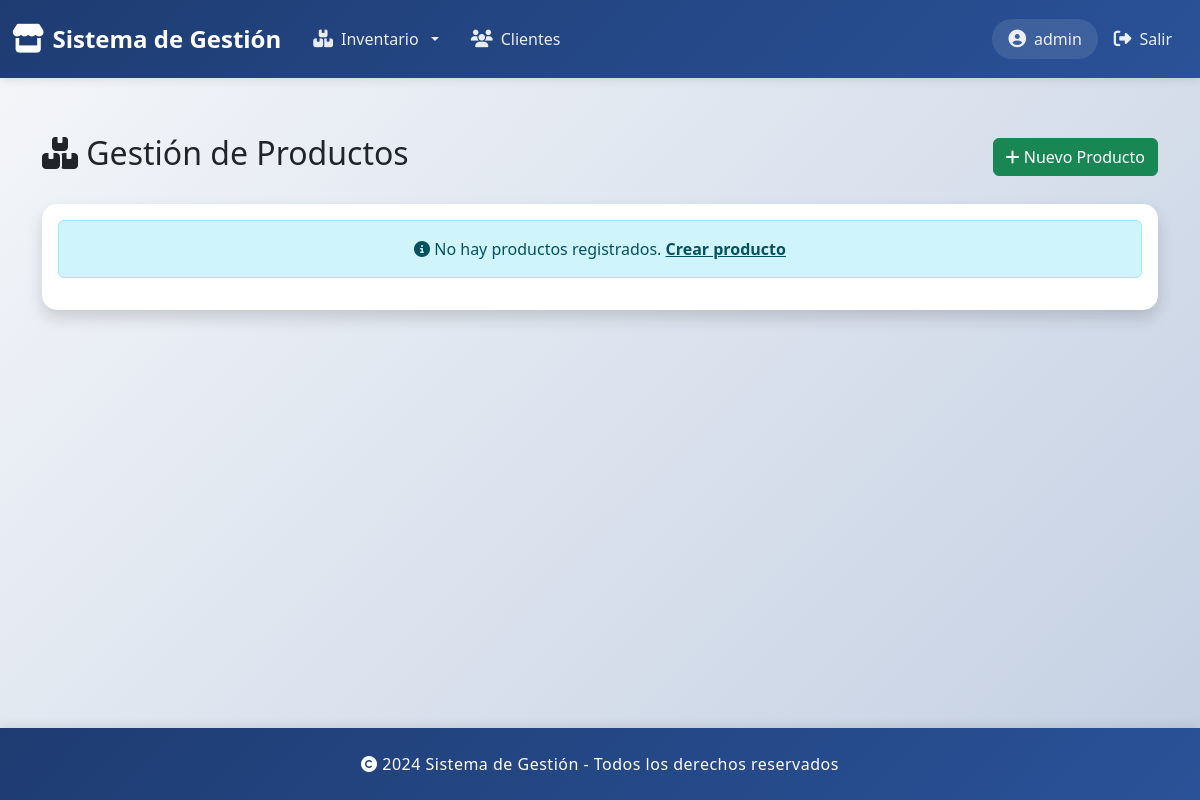
/productos/ (signed in), run on an earlier commit of the app's database.
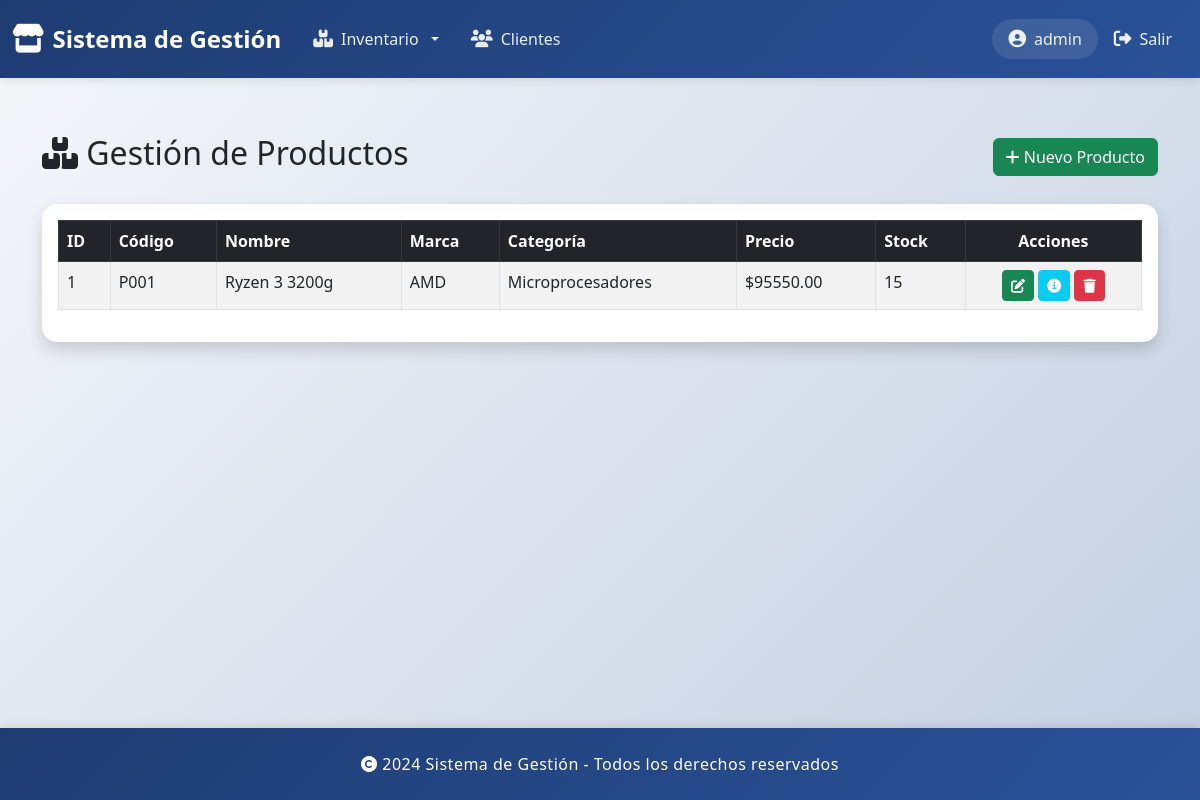
And on a later commit of the database.
### gestionProductos/models.py (models this page shows, shortened)
class Productos(models.Model):
    idProducto = models.AutoField(primary_key=True)
    codProducto = models.CharField(max_length = 10)
    nombre = models.CharField(max_length = 150)
    descripcion = models.TextField()
    imgUrl = models.CharField(max_length=500, default='')
    precioUnitario = models.DecimalField(max_digits=9, decimal_places=2)
    idMarca= models.ForeignKey(Marca, on_delete=models.CASCADE, related_name='Marca')
    idCategoria = models.ForeignKey(Categoria, on_delete=models.CASCADE, related_name='Categoria')
    stock = models.IntegerField(default=0)
    activo = models.BooleanField(default=True)
    fecha_creacion = models.DateTimeField(auto_now_add=True)
    fecha_actualizacion = models.DateTimeField(auto_now=True)
    class Meta:
        verbose_name='Producto'
        verbose_name_plural='Productos'

class Marca(models.Model):
    idMarca = models.AutoField(primary_key=True)
    nombre = models.CharField(max_length=25)
    class Meta:
        verbose_name='Marca'
        verbose_name_plural='Marcas'

class Categoria(models.Model):
    idCategoria = models.AutoField(primary_key=True)
    descripcion = models.CharField(max_length=50)
    class Meta:
        verbose_name='Categoría'
        verbose_name_plural='Categorías'

### gestionProductos/views.py (the view)
# urls.py: path("productos/", views.productos_list, name="productos_list"),
@login_required
def productos_list(request):
    productos = Productos.objects.all()
    return render(request, "productos/list.html", {"productos": productos})

### gestionProductos/templates/productos/list.html (shortened to what this page needs)
{% extends 'base.html' %}
{% load static %}
{% block content %}
<div class="container mt-4">
    <div class="d-flex justify-content-between align-items-center mb-4">
        <h2><i class="fas fa-boxes"></i> Gestión de Productos</h2>
        <a href="{% url 'producto_crear' %}" class="btn btn-success">
            <i class="fas fa-plus"></i> Nuevo Producto
        </a>
    </div>
    <div class="card shadow">
        <div class="card-body">
            {% if productos %}
            <div class="table-responsive">
                <table class="table table-hover table-striped table-bordered">
                    <thead class="table-dark">
                        <tr>
                            <th>ID</th>
                            <th>Código</th>
                            <th>Nombre</th>
                            <th>Marca</th>
                            <th>Categoría</th>
                            <th>Precio</th>
                            <th>Stock</th>
                            <th class="text-center">Acciones</th>
                        </tr>
                    </thead>
                    <tbody>
                        {% for p in productos %}
                        <tr>
                            <td>{{ p.idProducto }}</td>
                            <td>{{ p.codProducto }}</td>
                            <td>{{ p.nombre }}</td>
                            <td>{{ p.idMarca.nombre }}</td>
                            <td>{{ p.idCategoria.descripcion }}</td>
                            <td>${{ p.precioUnitario }}</td>
                            <td>{{ p.stock }}</td>
                            <td class="text-center">
                                <a href="{% url 'producto_editar' p.idProducto %}" class="btn btn-sm btn-success">
                                    <i class="fas fa-edit"></i>
                                </a>
                                <a href="{% url 'producto_detalle' p.idProducto %}" class="btn btn-sm btn-info text-white">
                                    <i class="fas fa-info-circle"></i>
                                </a>
                                <a href="{% url 'producto_eliminar' p.idProducto %}" class="btn btn-sm btn-danger">
                                    <i class="fas fa-trash"></i>
                                </a>
                            </td>
                        </tr>
                        {% endfor %}
                    </tbody>
                </table>
            </div>
            {% else %}
            <div class="alert alert-info text-center">
                <i class="fas fa-info-circle"></i> No hay productos registrados.
                <a href="{% url 'producto_crear' %}" class="alert-link">Crear producto</a>
            </div>
            {% endif %}
        </div>
    </div>
</div>
{% endblock %}

What changed in the data, as far as the page shows it:
added Productos: idProducto "1", codProducto "P001", nombre "Ryzen 3 3200g", idMarca.nombre "AMD", idCategoria.descripcion "Microprocesadores", precioUnitario "95550.00", stock "15"
Also different on the page:
text no longer shown: "No hay productos registrados. Crear producto"
text now shown: "ID Código Nombre Marca Categoría Precio Stock Acciones"
